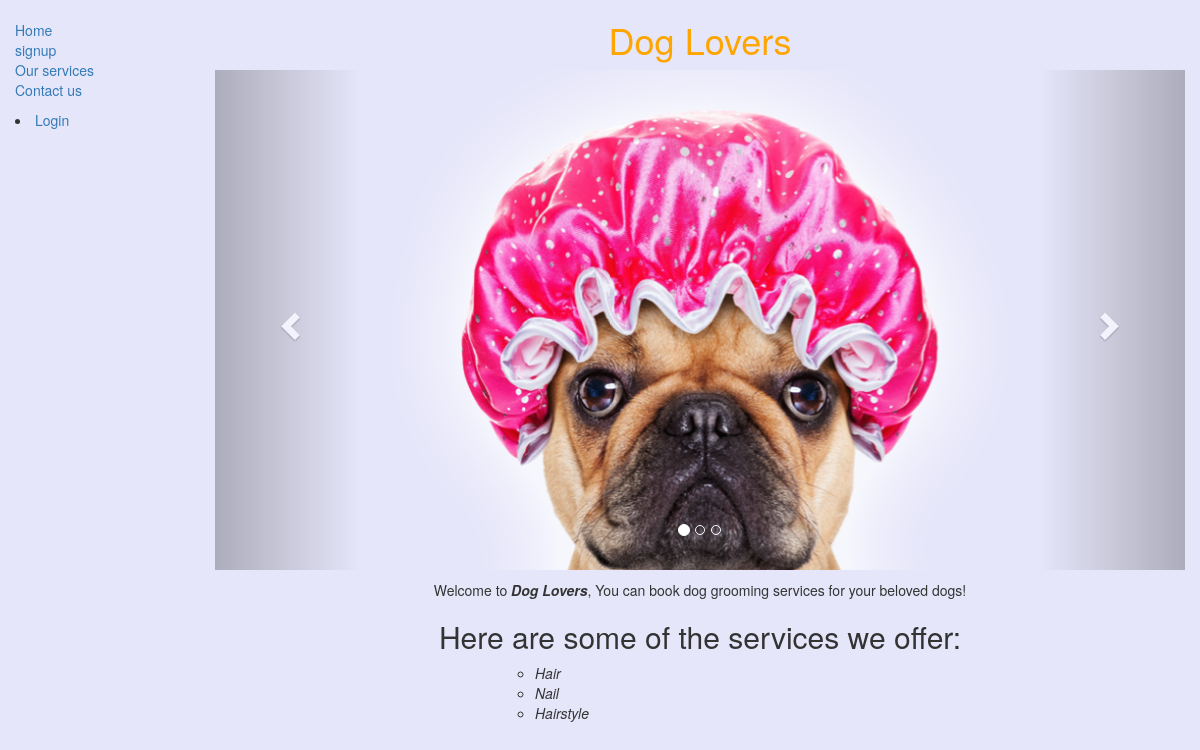
The app's page /, older data.
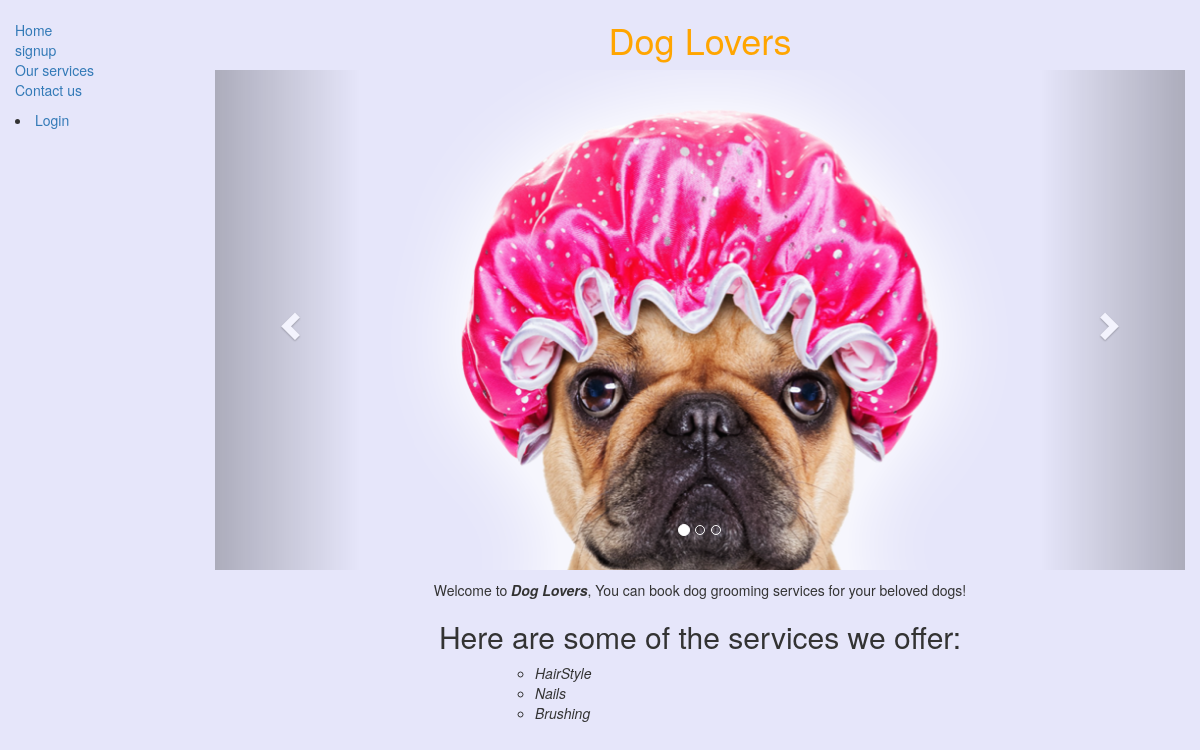
The same page, newer data.
### doggroomer/models.py (models this page shows, shortened)
class Option(models.Model):
    name = models.CharField(max_length=200, help_text="Enter grooming option here")
    price = models.FloatField("Price to be charged")

### doggroomer/views.py (the view)
# urls.py: path('', views.index, name='index'),
def index(request):
    return render(request,'index.html', context={'services': Option.objects.all()[:3]})

### doggroomer/templates/index.html (shortened to what this page needs)
{% extends "base_generic.html" %}
{% block content %}
<h1 style="color:orange"><center>Dog Lovers</center></h1>
{% load static %}
    <center>
<div id="myCarousel" class="carousel slide" data-ride="carousel">
  <ol class="carousel-indicators">
    <li data-target="#myCarousel" data-slide-to="0" class="active"></li>
    <li data-target="#myCarousel" data-slide-to="1"></li>
    <li data-target="#myCarousel" data-slide-to="2"></li>
  </ol>
  <div class="carousel-inner" role="listbox" style=" width:70%; height: 500px !important;">
    <div class="item active">
      <img style="width:100%;height:100%" src="{% static 'images/dog3.png' %}" alt="dog3">
    </div>
  </div>
  <a class="left carousel-control" href="#myCarousel" data-slide="prev">
    <span class="glyphicon glyphicon-chevron-left"></span>
  </a>
  <a class="right carousel-control" href="#myCarousel" data-slide="next">
    <span class="glyphicon glyphicon-chevron-right"></span>
  </a>
</div>
        <p>Welcome to <strong><em>Dog Lovers</em></strong>, You can book dog grooming services for your beloved dogs!</p>
<h2>Here are some of the services we offer:</h2>
</center>
  <ul style="margin-left:240px">
    {%  if services %}
  <ul>
  {% for service in services %}
    <li><em>{{ service.name }}</em></li>
  {% endfor %}
  </ul>
{% endif %}
  </ul>
{% endblock %}

### doggroomer/templates/base_generic.html (shortened to what this page needs)
<!DOCTYPE html>
<html lang="en">
<head>
    <link rel="stylesheet" href="https://maxcdn.bootstrapcdn.com/bootstrap/3.3.7/css/bootstrap.min.css">
    {% load static %}
  <link rel="stylesheet" href="{% static 'css/styles.css' %}">
</head>
<body style="background-color:#E6E6FA">
  <div class="container-fluid">
    <div class="row">
      <div class="col-sm-2">
      {% block sidebar %}
      <ul class="sidebar-nav">
          <li><a href="{% url 'index' %}">Home</a></li>
          {% if user.is_authenticated %}
          <li><a href="{% url 'profile' %}">Profile</a></li>
          {% else %}
          <li><a href="{% url 'signup' %}">signup</a></li>
          {% endif %}
            <li><a href="{% url 'services' %}"> Our services</a></li>
      <li><a href="{% url 'contact_us' %}"> Contact us</a></li>
      </ul>
          {% if user.is_authenticated %}
     <li>User: {{ user.get_username }}</li>
     <li><a href="{% url 'logout'%}?next={{request.path}}">Logout</a></li>
   {% else %}
     <li><a href="{% url 'login'%}?next={{request.path}}">Login</a></li>
   {% endif %}
     {% endblock %}
      </div>
      <div class="col-sm-10 ">
      {% block content %}{% endblock %}
      </div>
    </div>
  </div>
</body>
</html>

### doggroomer/static/css/styles.css (style rules this page uses)
.sidebar-nav { margin-top: 20px; padding: 0; list-style: none; }

Row changes from the older to the newer data that the page shows:
changed Option: name "Hair" → "HairStyle"
changed Option: name "Nail" → "Nails"
changed Option: name "Hairstyle" → "Brushing"
